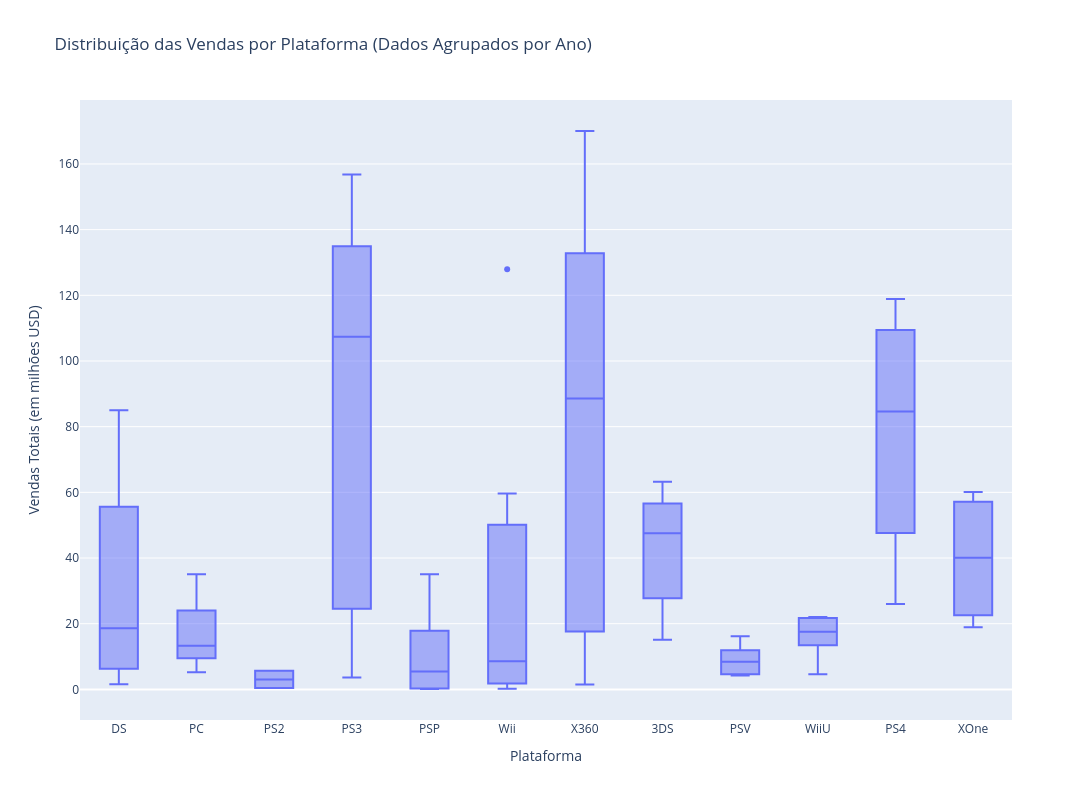

The cell this chart's notebook holds for it:
### Markdown cell above
Parece que o mercado de jogos é largamente influenciado por grandes títulos. Para uma visualização geral por plataforma, vamos olhar para o total de vendas agrupado por ano de lançamento dos jogos.

### Code cell
# Plotando novamente com os dados agrupados por ano, para suavizar os outliters
fig = px.box(
    df_recent_by_platform,
    x='platform',
    y='total_sales',
    points='outliers',
    title='Distribuição das Vendas por Plataforma (Dados Agrupados por Ano)',
    width=1400,
    height=800,
)
fig.update_layout(xaxis_title='Plataforma', yaxis_title='Vendas Totais (em milhões USD)')
fig.show()

### Figure 1 — Plotly figure (JSON) as saved in the notebook; plotly's stock layout.template omitted (floating-point values rounded to 4 significant figures)
{"data": [{"alignmentgroup": "True", "boxpoints": "outliers", "hovertemplate": "platform=%{x}<br>total_sales=%{y}<extra></extra>", "legendgroup": "", "marker": {"color": "#636efa"}, "name": "", "notched": false, "offsetgroup": "", "orientation": "v", "showlegend": false, "type": "box", "x": ["DS", "PC", "PS2", "PS3", "PSP", "Wii", "X360", "3DS", "DS", "PC", "PS2", "PS3", "PSP", "PSV", "Wii", "X360", "3DS", "DS", "PC", "PS3", "PSP", "PSV", "Wii", "WiiU", "X360", "3DS", "DS", "PC", "PS3", "PS4", "PSP", "PSV", "Wii", "WiiU", "X360", "XOne", "3DS", "PC", "PS3", "PS4", "PSP", "PSV", "Wii", "WiiU", "X360", "XOne", "3DS", "PC", "PS3", "PS4", "PSP", "PSV", "Wii", "WiiU", "X360", "XOne", "3DS", "PC", "PS3", "PS4", "PSV", "Wii", "WiiU", "X360", "XOne"], "x0": " ", "xaxis": "x", "y": [85.02, 24.28, 5.64, 142.2, 35.04, 128.0, 170.0, 63.2, 26.18, 35.03, 0.45, 156.8, 17.82, 4.63, 59.65, 143.8, 51.36, 11.01, 23.22, 107.4, 7.69, 16.19, 21.71, 17.56, 99.74, 56.57, 1.54, 12.38, 113.2, 25.99, 3.14, 10.59, 8.59, 21.65, 88.58, 18.96, 43.76, 13.28, 47.76, 100.0, 0.24, 11.9, 3.75, 22.03, 34.74, 54.07, 27.78, 8.52, 16.82, 118.9, 0.12, 6.25, 1.14, 16.35, 11.96, 60.14, 15.14, 5.25, 3.6, 69.25, 4.25, 0.18, 4.6, 1.52, 26.15], "y0": " ", "yaxis": "y"}], "layout": {"boxmode": "group", "height": 800, "legend": {"tracegroupgap": 0}, "title": {"text": "Distribuição das Vendas por Plataforma (Dados Agrupados por Ano)"}, "width": 1400, "xaxis": {"anchor": "y", "domain": [0, 1], "title": {"text": "Plataforma"}}, "yaxis": {"anchor": "x", "domain": [0, 1], "title": {"text": "Vendas Totais (em milhões USD)"}}}}
